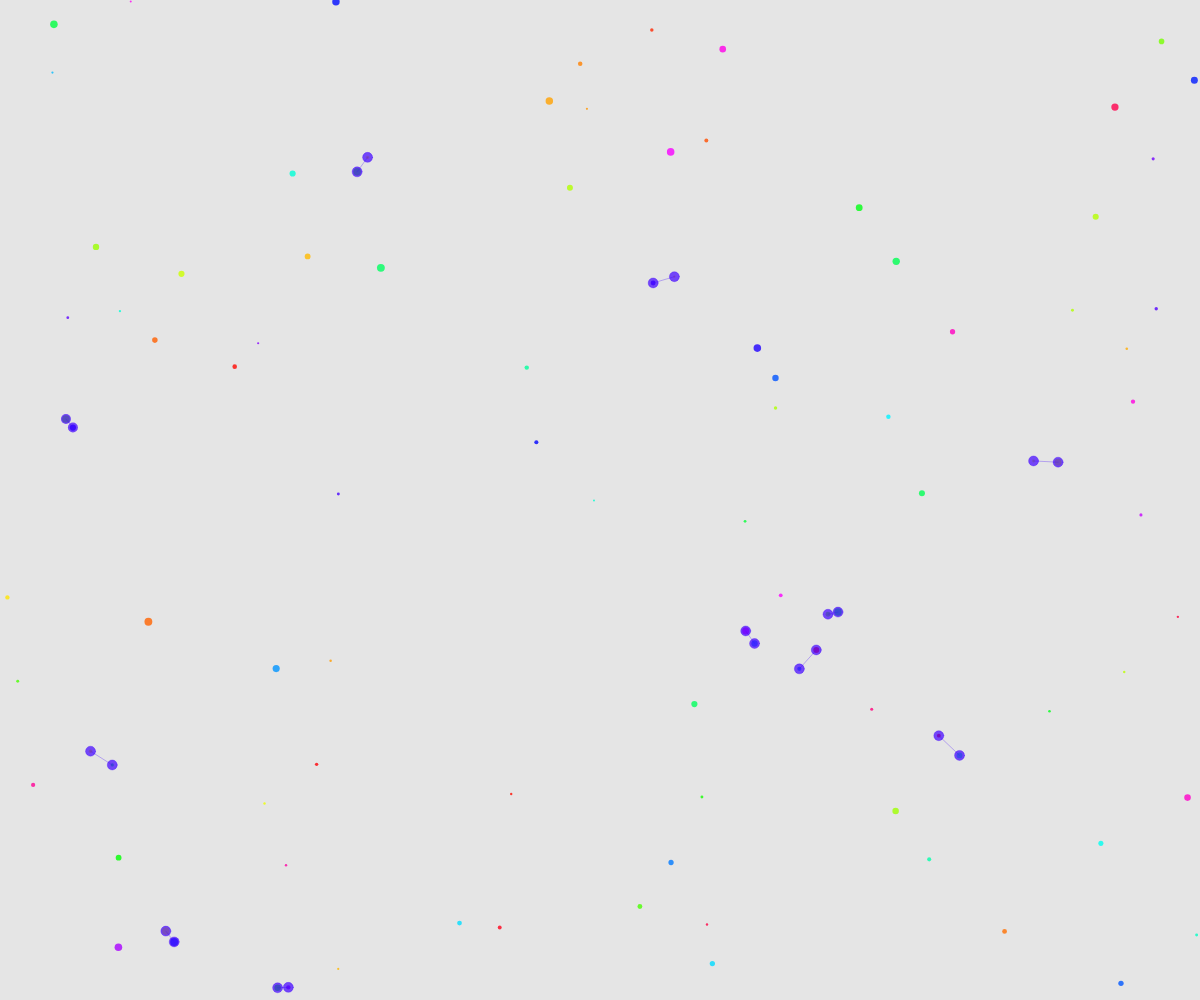
Frame 1 (no input)
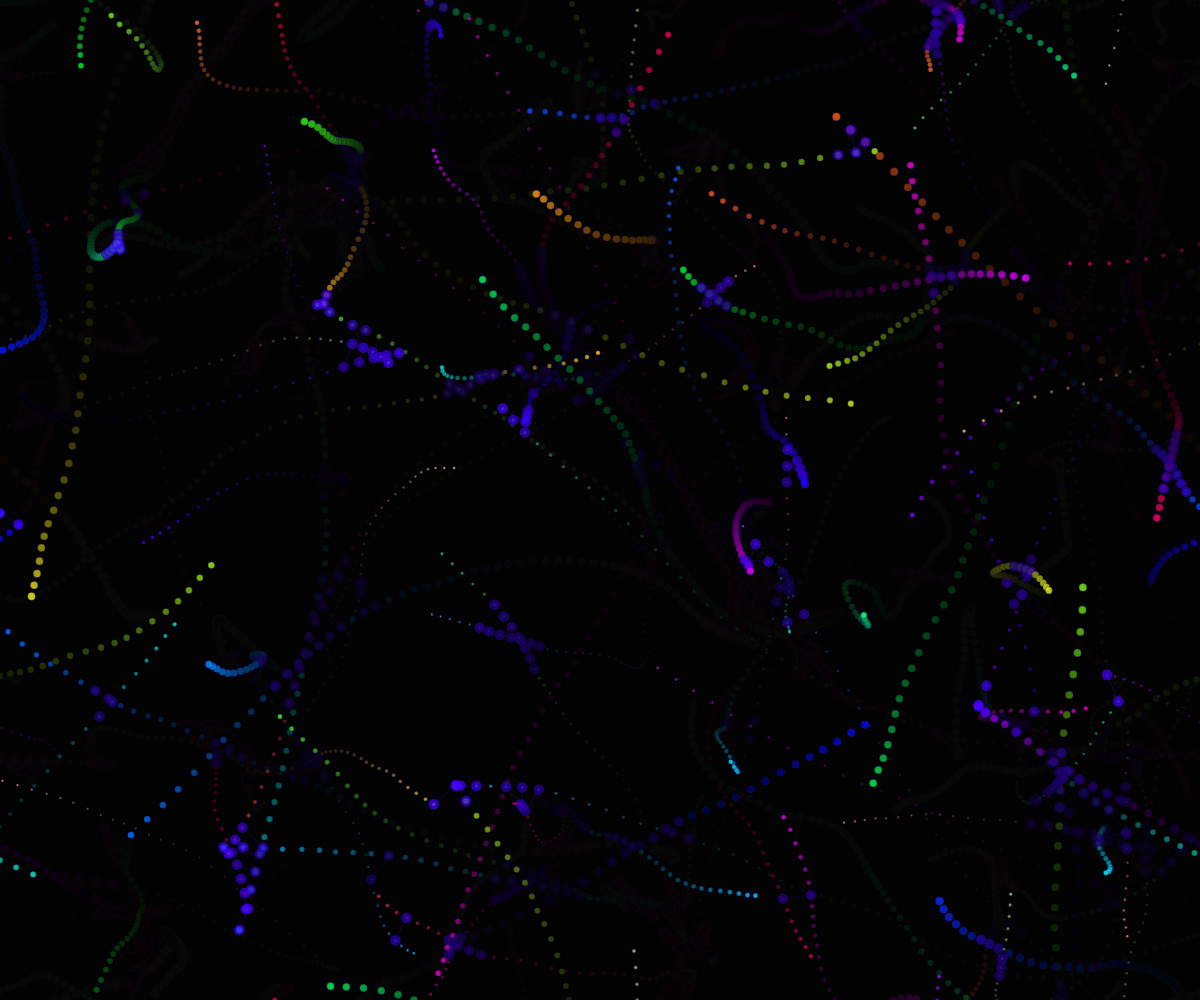
Frame 60 (no input)
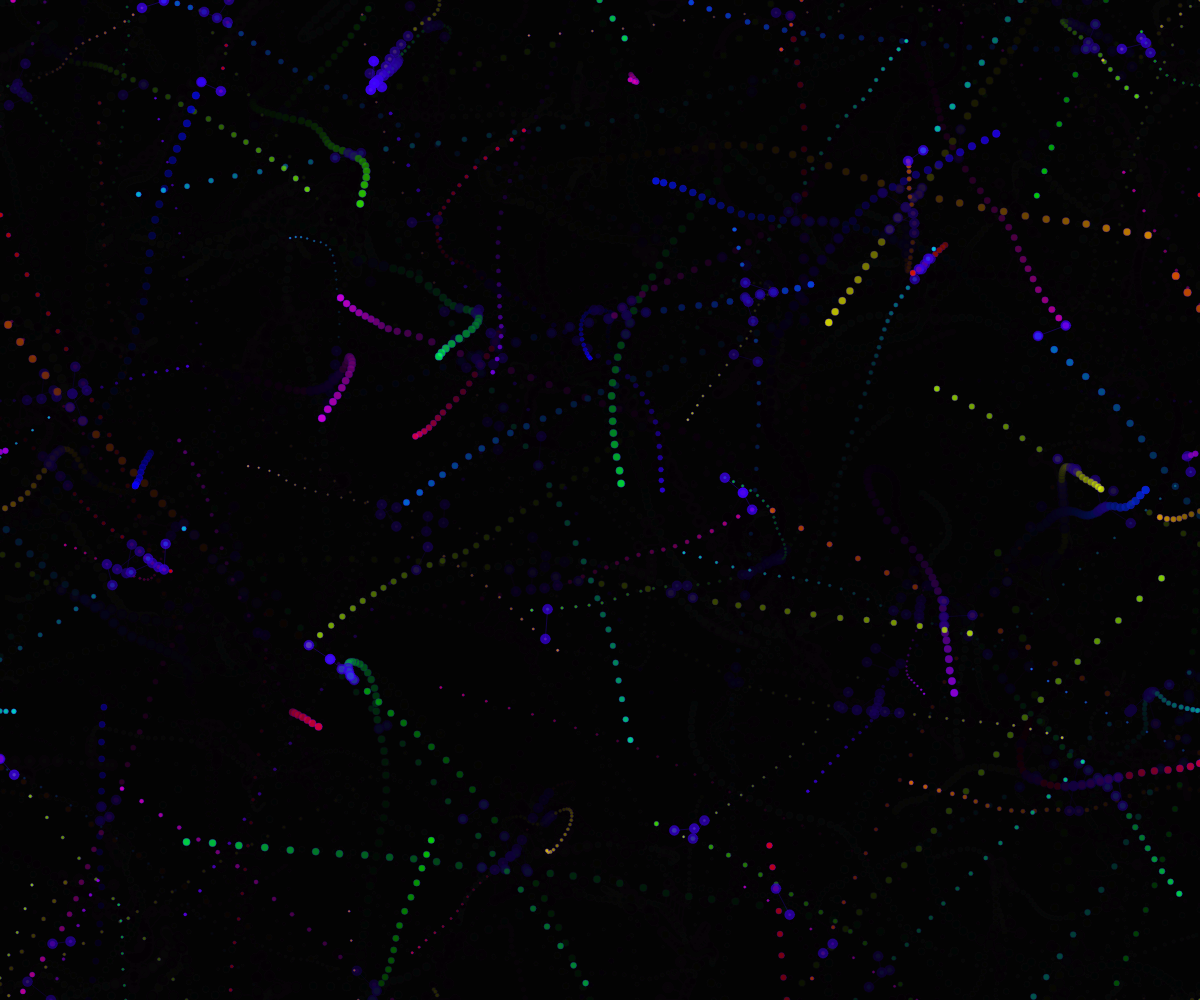
Frame 120 (the mouse pressed at the canvas centre since frame 60)

The p5.js sketch that drew these frames (run headless with seeded random() and noise() and a simulated clock; from frame 60 on, the mouse is pressed at the canvas centre):

// p5.js sketch
// ── sketch.js
let trails = [];
let numTrails = 100;
let flowField;

function setup() {
  createCanvas(windowWidth, windowHeight);
  colorMode(HSB, 360, 100, 100, 1);
  noStroke();
  
  // Initialize trails
  for (let i = 0; i < numTrails; i++) {
    trails.push({
      pos: createVector(random(width), random(height)),
      vel: p5.Vector.random2D().mult(random(0.5, 2)),
      hue: random(360),
      size: random(2, 8),
      life: random(100, 300)
    });
  }
  
  // Create flow field for movement
  flowField = [];
  let cols = floor(width / 20);
  let rows = floor(height / 20);
  for (let y = 0; y < rows; y++) {
    flowField[y] = [];
    for (let x = 0; x < cols; x++) {
      flowField[y][x] = p5.Vector.random2D().mult(random(0.5, 2));
    }
  }
}

function draw() {
  background(0, 0, 0, 0.1); // Semi-transparent background for trail fading
  
  // Update and display trails
  for (let i = trails.length - 1; i >= 0; i--) {
    let t = trails[i];
    
    // Apply flow field influence
    let x = floor(t.pos.x / 20);
    let y = floor(t.pos.y / 20);
    if (x >= 0 && y >= 0 && x < flowField[0].length && y < flowField.length) {
      t.vel.add(flowField[y][x]);
    }
    
    // Update position
    t.pos.add(t.vel);
    
    // Wrap around edges
    if (t.pos.x > width) t.pos.x = 0;
    if (t.pos.x < 0) t.pos.x = width;
    if (t.pos.y > height) t.pos.y = 0;
    if (t.pos.y < 0) t.pos.y = height;
    
    // Reduce life
    t.life--;
    
    // Draw trail segment
    fill(t.hue, 100, 100, 0.8);
    ellipse(t.pos.x, t.pos.y, t.size);
    
    // Remove dead trails
    if (t.life <= 0) {
      trails.splice(i, 1);
      trails.push({
        pos: createVector(random(width), random(height)),
        vel: p5.Vector.random2D().mult(random(0.5, 2)),
        hue: random(360),
        size: random(2, 8),
        life: random(100, 300)
      });
    }
  }
  
  // Check for intersections and create geometric forms
  for (let i = 0; i < trails.length; i++) {
    for (let j = i + 1; j < trails.length; j++) {
      let d = dist(trails[i].pos.x, trails[i].pos.y, trails[j].pos.x, trails[j].pos.y);
      if (d < 30) {
        // Create temporary intersection effect
        fill(255, 255, 255, 0.7);
        ellipse(trails[i].pos.x, trails[i].pos.y, 10);
        ellipse(trails[j].pos.x, trails[j].pos.y, 10);
        
        // Draw connecting line
        stroke(255, 255, 255, 0.3);
        line(trails[i].pos.x, trails[i].pos.y, trails[j].pos.x, trails[j].pos.y);
      }
    }
  }
}

function windowResized() {
  resizeCanvas(windowWidth, windowHeight);
}
